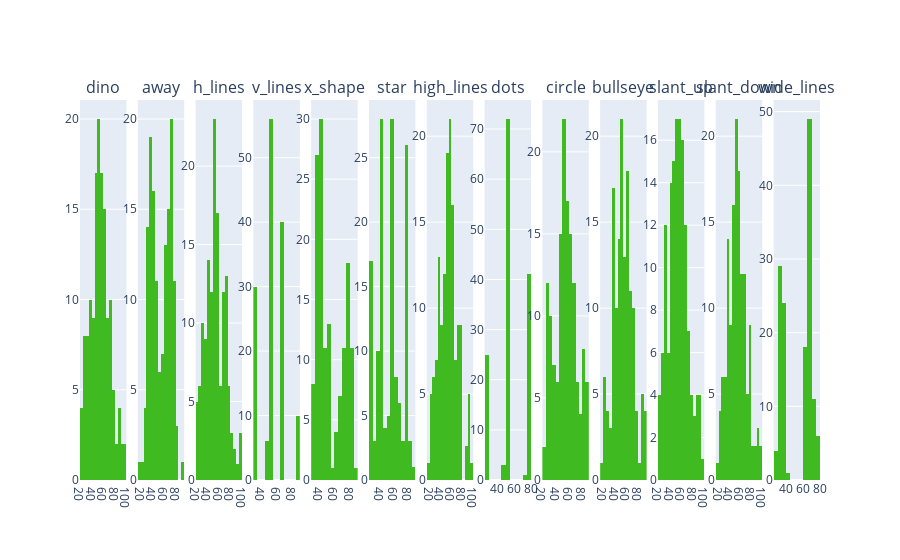

Notebook code for this chart:
### Markdown cell above
**Выводы**: переменная X меняется в пределах от 0 до 100. Распределение неравномерное, мультимодальное, но есть одна ярковыраженная мода в диапазоне 50-52.

### Code cell
# Найти все категории
unique_datasets = df['dataset'].unique()

# Создать сетку для графиков
fig = make_subplots(rows=1, cols=len(unique_datasets), subplot_titles=unique_datasets)

# Добавить гистограму для каждой категории
for i, dataset in enumerate(unique_datasets):
    df_group = df[df['dataset'] == dataset]
    fig.add_trace(go.Histogram(x=df_group['x'], name=dataset, marker_color = corp_col), row=1, col=i+1)

fig.update_layout(showlegend=False)

fig.show()

### Figure 1 — Plotly figure (JSON) as saved in the notebook; plotly's stock layout.template omitted (floating-point values rounded to 4 significant figures; data arrays with more than 128 entries replaced by an {"elided": "..."} marker saying what was removed)
{"data": [{"marker": {"color": "#40ba21"}, "name": "dino", "type": "histogram", "x": {"elided": "142 float values"}, "xaxis": "x", "yaxis": "y"}, {"marker": {"color": "#40ba21"}, "name": "away", "type": "histogram", "x": {"elided": "142 float values"}, "xaxis": "x2", "yaxis": "y2"}, {"marker": {"color": "#40ba21"}, "name": "h_lines", "type": "histogram", "x": {"elided": "142 float values"}, "xaxis": "x3", "yaxis": "y3"}, {"marker": {"color": "#40ba21"}, "name": "v_lines", "type": "histogram", "x": {"elided": "142 float values"}, "xaxis": "x4", "yaxis": "y4"}, {"marker": {"color": "#40ba21"}, "name": "x_shape", "type": "histogram", "x": {"elided": "142 float values"}, "xaxis": "x5", "yaxis": "y5"}, {"marker": {"color": "#40ba21"}, "name": "star", "type": "histogram", "x": {"elided": "142 float values"}, "xaxis": "x6", "yaxis": "y6"}, {"marker": {"color": "#40ba21"}, "name": "high_lines", "type": "histogram", "x": {"elided": "142 float values"}, "xaxis": "x7", "yaxis": "y7"}, {"marker": {"color": "#40ba21"}, "name": "dots", "type": "histogram", "x": {"elided": "142 float values"}, "xaxis": "x8", "yaxis": "y8"}, {"marker": {"color": "#40ba21"}, "name": "circle", "type": "histogram", "x": {"elided": "142 float values"}, "xaxis": "x9", "yaxis": "y9"}, {"marker": {"color": "#40ba21"}, "name": "bullseye", "type": "histogram", "x": {"elided": "142 float values"}, "xaxis": "x10", "yaxis": "y10"}, {"marker": {"color": "#40ba21"}, "name": "slant_up", "type": "histogram", "x": {"elided": "142 float values"}, "xaxis": "x11", "yaxis": "y11"}, {"marker": {"color": "#40ba21"}, "name": "slant_down", "type": "histogram", "x": {"elided": "142 float values"}, "xaxis": "x12", "yaxis": "y12"}, {"marker": {"color": "#40ba21"}, "name": "wide_lines", "type": "histogram", "x": {"elided": "142 float values"}, "xaxis": "x13", "yaxis": "y13"}], "layout": {"annotations": [{"font": {"size": 16}, "showarrow": false, "text": "dino", "x": 0.03136, "xanchor": "center", "xref": "paper", "y": 1, "yanchor": "bottom", "yref": "paper"}, {"font": {"size": 16}, "showarrow": false, "text": "away", "x": 0.1095, "xanchor": "center", "xref": "paper", "y": 1, "yanchor": "bottom", "yref": "paper"}, {"font": {"size": 16}, "showarrow": false, "text": "h_lines", "x": 0.1876, "xanchor": "center", "xref": "paper", "y": 1, "yanchor": "bottom", "yref": "paper"}, {"font": {"size": 16}, "showarrow": false, "text": "v_lines", "x": 0.2657, "xanchor": "center", "xref": "paper", "y": 1, "yanchor": "bottom", "yref": "paper"}, {"font": {"size": 16}, "showarrow": false, "text": "x_shape", "x": 0.3438, "xanchor": "center", "xref": "paper", "y": 1, "yanchor": "bottom", "yref": "paper"}, {"font": {"size": 16}, "showarrow": false, "text": "star", "x": 0.4219, "xanchor": "center", "xref": "paper", "y": 1, "yanchor": "bottom", "yref": "paper"}, {"font": {"size": 16}, "showarrow": false, "text": "high_lines", "x": 0.5, "xanchor": "center", "xref": "paper", "y": 1, "yanchor": "bottom", "yref": "paper"}, {"font": {"size": 16}, "showarrow": false, "text": "dots", "x": 0.5781, "xanchor": "center", "xref": "paper", "y": 1, "yanchor": "bottom", "yref": "paper"}, {"font": {"size": 16}, "showarrow": false, "text": "circle", "x": 0.6562, "xanchor": "center", "xref": "paper", "y": 1, "yanchor": "bottom", "yref": "paper"}, {"font": {"size": 16}, "showarrow": false, "text": "bullseye", "x": 0.7343, "xanchor": "center", "xref": "paper", "y": 1, "yanchor": "bottom", "yref": "paper"}, {"font": {"size": 16}, "showarrow": false, "text": "slant_up", "x": 0.8124, "xanchor": "center", "xref": "paper", "y": 1, "yanchor": "bottom", "yref": "paper"}, {"font": {"size": 16}, "showarrow": false, "text": "slant_down", "x": 0.8905, "xanchor": "center", "xref": "paper", "y": 1, "yanchor": "bottom", "yref": "paper"}, {"font": {"size": 16}, "showarrow": false, "text": "wide_lines", "x": 0.9686, "xanchor": "center", "xref": "paper", "y": 1, "yanchor": "bottom", "yref": "paper"}], "showlegend": false, "xaxis": {"anchor": "y", "domain": [0, 0.06272]}, "xaxis10": {"anchor": "y10", "domain": [0.703, 0.7657]}, "xaxis11": {"anchor": "y11", "domain": [0.7811, 0.8438]}, "xaxis12": {"anchor": "y12", "domain": [0.8592, 0.9219]}, "xaxis13": {"anchor": "y13", "domain": [0.9373, 1.0]}, "xaxis2": {"anchor": "y2", "domain": [0.07811, 0.1408]}, "xaxis3": {"anchor": "y3", "domain": [0.1562, 0.2189]}, "xaxis4": {"anchor": "y4", "domain": [0.2343, 0.297]}, "xaxis5": {"anchor": "y5", "domain": [0.3124, 0.3751]}, "xaxis6": {"anchor": "y6", "domain": [0.3905, 0.4533]}, "xaxis7": {"anchor": "y7", "domain": [0.4686, 0.5314]}, "xaxis8": {"anchor": "y8", "domain": [0.5467, 0.6095]}, "xaxis9": {"anchor": "y9", "domain": [0.6249, 0.6876]}, "yaxis": {"anchor": "x", "domain": [0, 1]}, "yaxis10": {"anchor": "x10", "domain": [0, 1]}, "yaxis11": {"anchor": "x11", "domain": [0, 1]}, "yaxis12": {"anchor": "x12", "domain": [0, 1]}, "yaxis13": {"anchor": "x13", "domain": [0, 1]}, "yaxis2": {"anchor": "x2", "domain": [0, 1]}, "yaxis3": {"anchor": "x3", "domain": [0, 1]}, "yaxis4": {"anchor": "x4", "domain": [0, 1]}, "yaxis5": {"anchor": "x5", "domain": [0, 1]}, "yaxis6": {"anchor": "x6", "domain": [0, 1]}, "yaxis7": {"anchor": "x7", "domain": [0, 1]}, "yaxis8": {"anchor": "x8", "domain": [0, 1]}, "yaxis9": {"anchor": "x9", "domain": [0, 1]}}}
